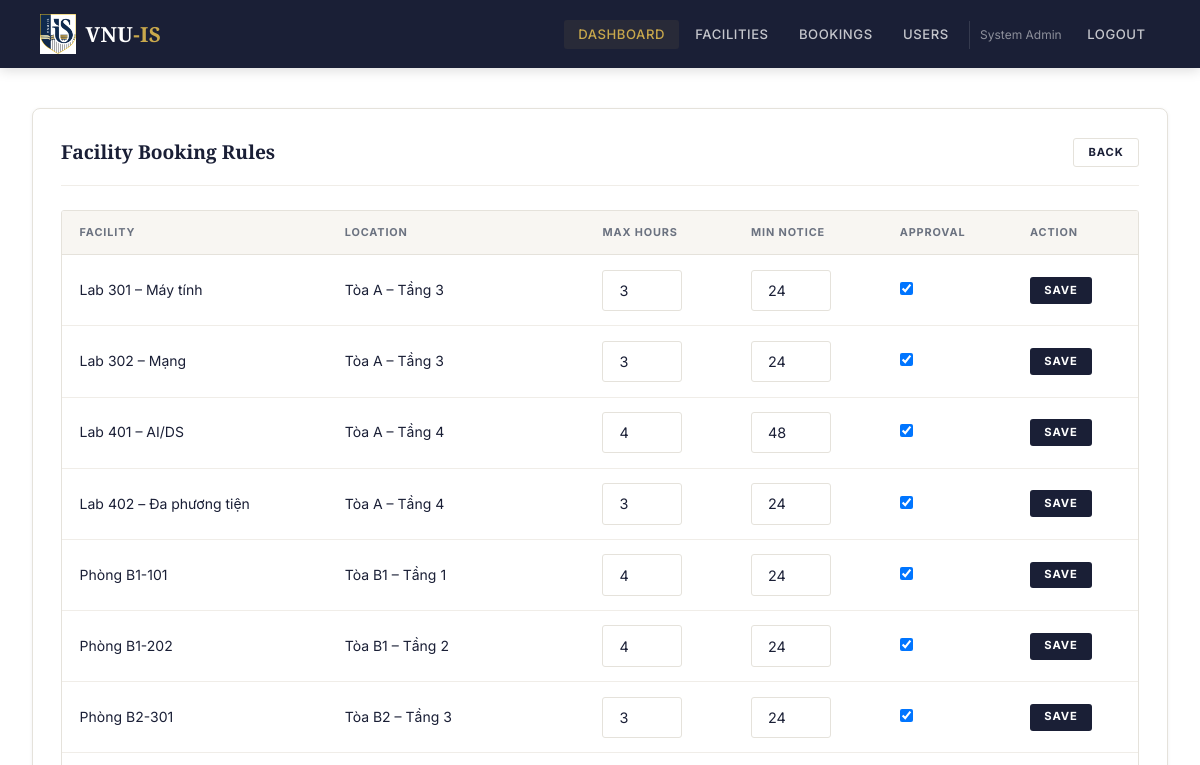
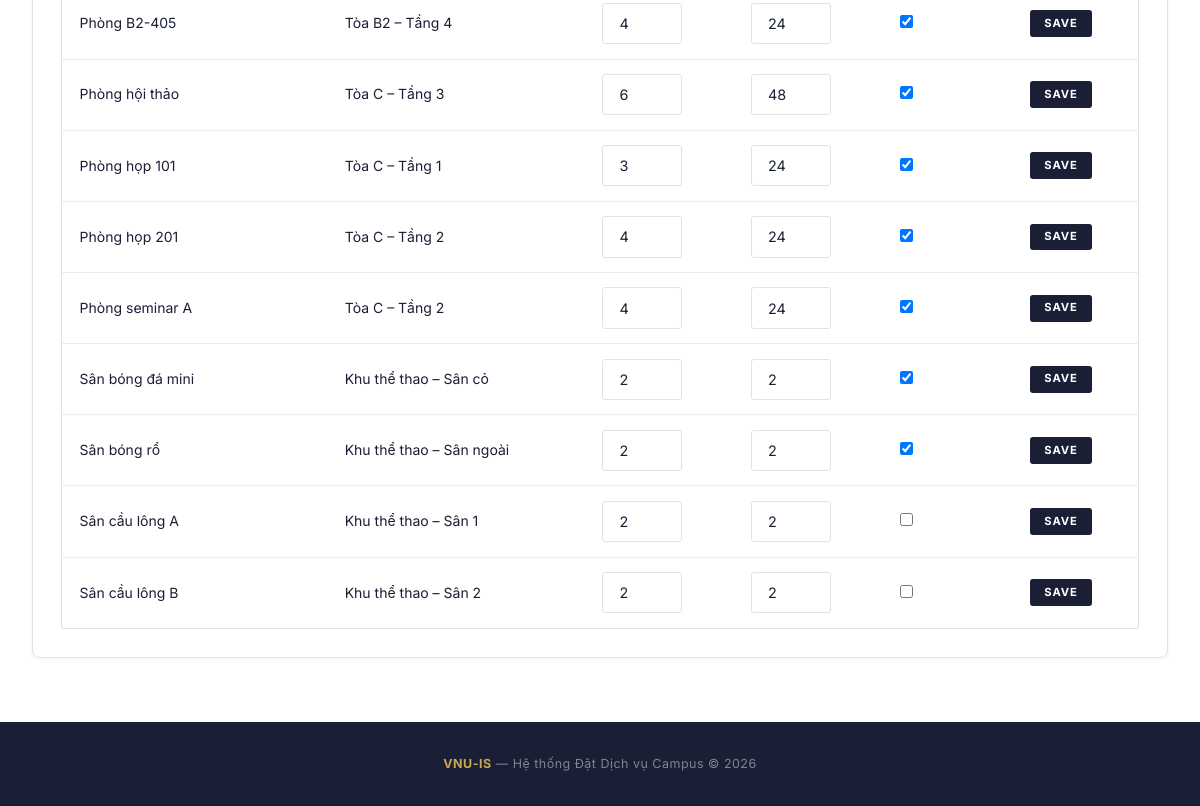
The app's page /admin/facility_rules.php (signed in), older data (2 pictures, top to bottom).
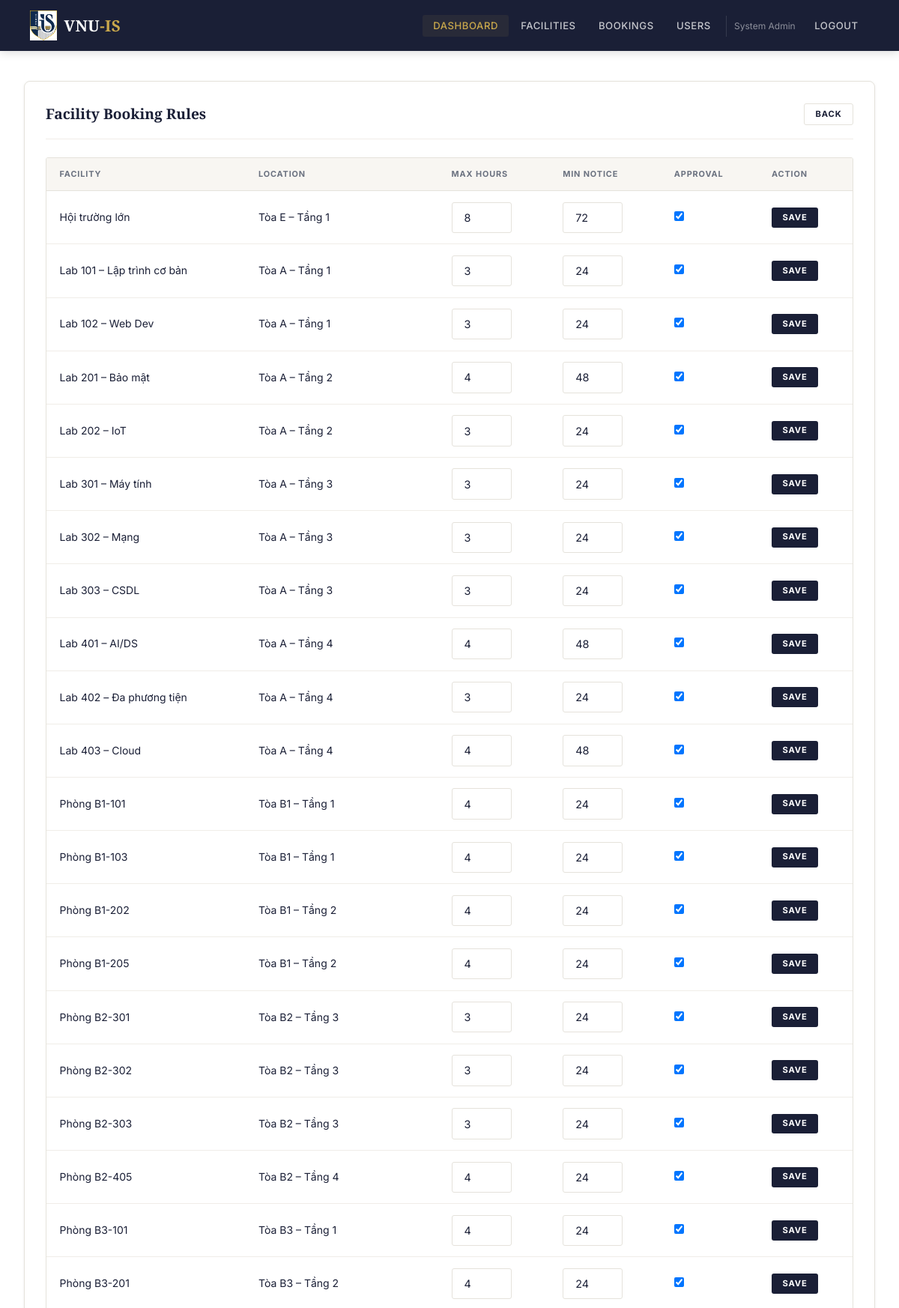
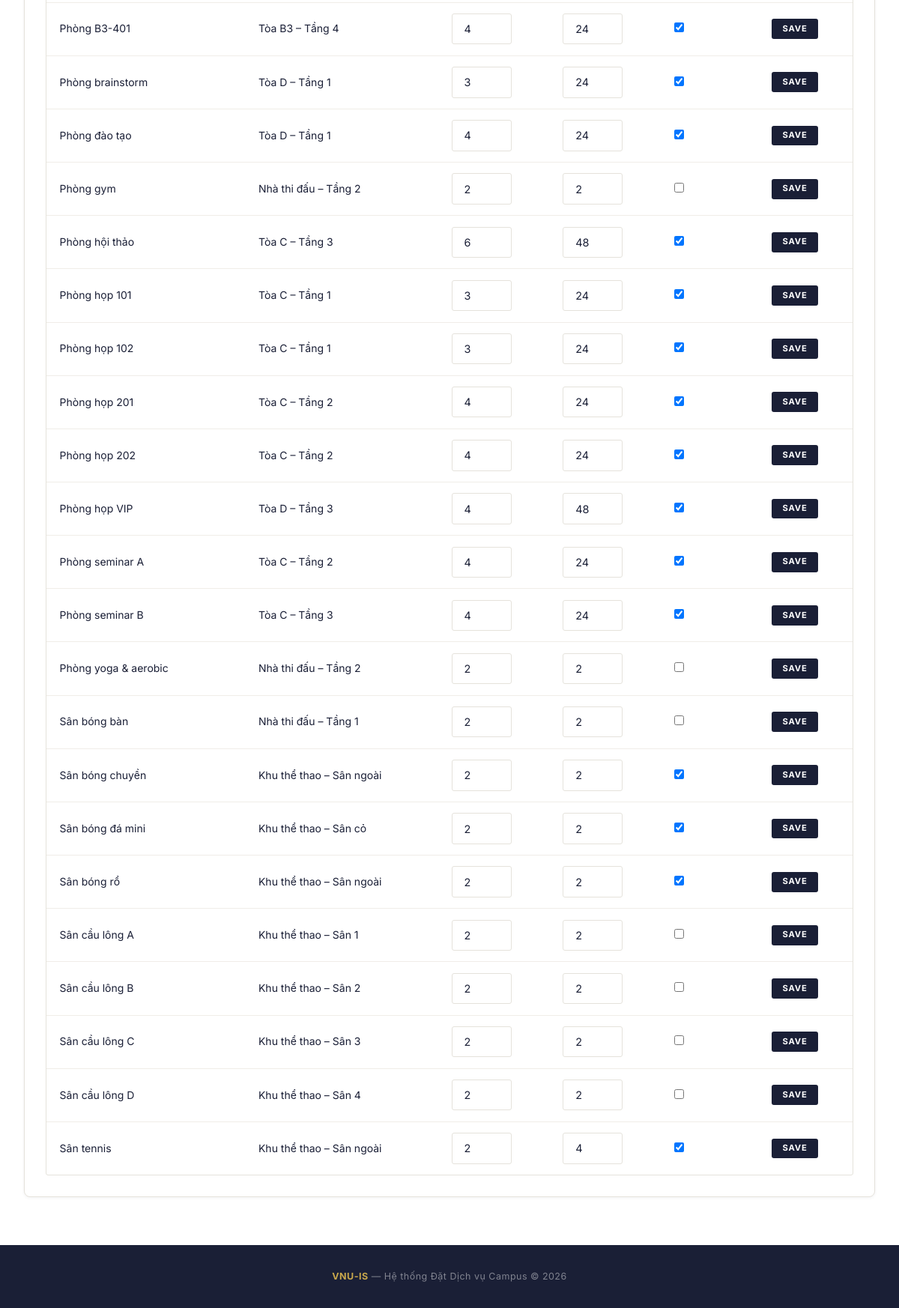
The same page, newer data (2 pictures, top to bottom).
### tables this page shows
CREATE TABLE facility_rules (
    rule_id INT AUTO_INCREMENT PRIMARY KEY,
    facility_id INT NOT NULL UNIQUE,
    max_booking_hours INT NOT NULL DEFAULT 3,
    min_notice_hours INT NOT NULL DEFAULT 24,
    requires_approval TINYINT(1) NOT NULL DEFAULT 1,
    FOREIGN KEY (facility_id) REFERENCES facilities(facility_id) ON DELETE CASCADE
);

CREATE TABLE facilities (
    facility_id INT AUTO_INCREMENT PRIMARY KEY,
    category_id INT NOT NULL,
    facility_name VARCHAR(150) NOT NULL,
    location VARCHAR(200) NOT NULL,
    capacity INT NOT NULL,
    open_time TIME NOT NULL,
    close_time TIME NOT NULL,
    facility_status ENUM('available', 'unavailable') NOT NULL DEFAULT 'available',
    description TEXT DEFAULT NULL,
    FOREIGN KEY (category_id) REFERENCES facility_categories(category_id),
    UNIQUE KEY unique_facility_location (facility_name, location)
);

### config/database.php (called while the page is built, shortened)
<?php
function getDB(): PDO
{
    static $pdo = null;
    if ($pdo === null) {
        $pdo = new PDO(
            'mysql:host=' . DB_HOST . ';dbname=' . DB_NAME . ';charset=utf8mb4',
            DB_USER,
            DB_PASS,
            [
                PDO::ATTR_ERRMODE => PDO::ERRMODE_EXCEPTION,
                PDO::ATTR_DEFAULT_FETCH_MODE => PDO::FETCH_ASSOC,
            ]
        );
    }
    return $pdo;
}

### backend/core/Database.php (called while the page is built, shortened)
<?php
class Database
{
    private static ?PDO $connection = null;
    public static function getConnection(): PDO
    {
        if (self::$connection === null) {
            self::$connection = getDB();
        }
        return self::$connection;
    }
}

### backend/services/FacilityService.php (called while the page is built, shortened)
<?php
class FacilityService
{
    private FacilityRuleModel $ruleModel;
    public function __construct()
    {
        $this->ruleModel = new FacilityRuleModel();
    }
    public function getAllRules(): array
    {
        return $this->ruleModel->findAllWithFacility();
    }
}

### backend/models/BaseModel.php (called while the page is built, shortened)
<?php
abstract class BaseModel
{
    public function __construct()
    {
        $this->db = Database::getConnection();
    }
}

### backend/models/FacilityRuleModel.php (called while the page is built, shortened)
<?php
class FacilityRuleModel extends BaseModel
{
    public function findAllWithFacility(): array
    {
        return $this->db->query("
            SELECT f.facility_id, f.facility_name, f.location,
                   fr.rule_id, fr.max_booking_hours, fr.min_notice_hours, fr.requires_approval
            FROM facilities f
            LEFT JOIN facility_rules fr ON f.facility_id = fr.facility_id
            ORDER BY f.facility_name
        ")->fetchAll();
    }
}

### backend/core/Helpers.php (called while the page is built, shortened)
<?php
function e(?string $value): string
{
    return htmlspecialchars($value ?? '', ENT_QUOTES, 'UTF-8');
}

### admin/facility_rules.php (the view, shortened to what this page needs)
<?php
$facilityService = new FacilityService();
$rules = $facilityService->getAllRules();
require_once __DIR__ . '/../includes/header.php';
?>
<div class="card">
    <div class="card-header">
        <h2>Facility Booking Rules</h2>
        <a href="/webfinal/admin/facilities.php" class="btn btn-secondary btn-sm">Back</a>
    </div>
    <div class="table-responsive">
        <table>
            <thead><tr><th>Facility</th><th>Location</th><th>Max Hours</th><th>Min Notice</th><th>Approval</th><th>Action</th></tr></thead>
            <tbody>
                <?php foreach ($rules as $r): ?>
                <tr>
                    <form method="POST">
                        <td><?= e($r['facility_name']) ?></td>
                        <td><?= e($r['location']) ?></td>
                        <td><input type="number" name="max_booking_hours" class="form-control" value="<?= e($r['max_booking_hours'] ?? 3) ?>" style="max-width:80px;"></td>
                        <td><input type="number" name="min_notice_hours" class="form-control" value="<?= e($r['min_notice_hours'] ?? 24) ?>" style="max-width:80px;"></td>
                        <td><input type="checkbox" name="requires_approval" value="1" <?= ($r['requires_approval'] ?? 1) ? 'checked' : '' ?>></td>
                        <td><button type="submit" class="btn btn-primary btn-sm">Save</button></td>
                    </form>
                </tr>
                <?php endforeach; ?>
            </tbody>
        </table>
    </div>
</div>
<?php require_once __DIR__ . '/../includes/footer.php'; ?>

Row changes from the older to the newer data that the page shows:
added facility_rules: facility.facility_name "Hội trường lớn", facility.location "Tòa E – Tầng 1", max_booking_hours "8", min_notice_hours "72", requires_approval "☑"
added facility_rules: facility.facility_name "Lab 101 – Lập trình cơ bản", facility.location "Tòa A – Tầng 1", max_booking_hours "3", min_notice_hours "24", requires_approval "☑"
added facility_rules: facility.facility_name "Lab 102 – Web Dev", facility.location "Tòa A – Tầng 1", max_booking_hours "3", min_notice_hours "24", requires_approval "☑"
added facility_rules: facility.facility_name "Lab 201 – Bảo mật", facility.location "Tòa A – Tầng 2", max_booking_hours "4", min_notice_hours "48", requires_approval "☑"
added facility_rules: facility.facility_name "Lab 202 – IoT", facility.location "Tòa A – Tầng 2", max_booking_hours "3", min_notice_hours "24", requires_approval "☑"
added facility_rules: facility.facility_name "Lab 303 – CSDL", facility.location "Tòa A – Tầng 3", max_booking_hours "3", min_notice_hours "24", requires_approval "☑"
added facility_rules: facility.facility_name "Lab 403 – Cloud", facility.location "Tòa A – Tầng 4", max_booking_hours "4", min_notice_hours "48", requires_approval "☑"
added facility_rules: facility.facility_name "Phòng B1-103", facility.location "Tòa B1 – Tầng 1", max_booking_hours "4", min_notice_hours "24", requires_approval "☑"
added facility_rules: facility.facility_name "Phòng B1-205", facility.location "Tòa B1 – Tầng 2", max_booking_hours "4", min_notice_hours "24", requires_approval "☑"
added facility_rules: facility.facility_name "Phòng B2-302", facility.location "Tòa B2 – Tầng 3", max_booking_hours "3", min_notice_hours "24", requires_approval "☑"
added facility_rules: facility.facility_name "Phòng B2-303", facility.location "Tòa B2 – Tầng 3", max_booking_hours "3", min_notice_hours "24", requires_approval "☑"
added facility_rules: facility.facility_name "Phòng B3-101", facility.location "Tòa B3 – Tầng 1", max_booking_hours "4", min_notice_hours "24", requires_approval "☑"
added facility_rules: facility.facility_name "Phòng B3-201", facility.location "Tòa B3 – Tầng 2", max_booking_hours "4", min_notice_hours "24", requires_approval "☑"
added facility_rules: facility.facility_name "Phòng B3-401", facility.location "Tòa B3 – Tầng 4", max_booking_hours "4", min_notice_hours "24", requires_approval "☑"
added facility_rules: facility.facility_name "Phòng brainstorm", facility.location "Tòa D – Tầng 1", max_booking_hours "3", min_notice_hours "24", requires_approval "☑"
added facility_rules: facility.facility_name "Phòng đào tạo", facility.location "Tòa D – Tầng 1", max_booking_hours "4", min_notice_hours "24", requires_approval "☑"
added facility_rules: facility.facility_name "Phòng gym", facility.location "Nhà thi đấu – Tầng 2", max_booking_hours "2", min_notice_hours "2"
added facility_rules: facility.facility_name "Phòng họp 102", facility.location "Tòa C – Tầng 1", max_booking_hours "3", min_notice_hours "24", requires_approval "☑"
added facility_rules: facility.facility_name "Phòng họp 202", facility.location "Tòa C – Tầng 2", max_booking_hours "4", min_notice_hours "24", requires_approval "☑"
added facility_rules: facility.facility_name "Phòng họp VIP", facility.location "Tòa D – Tầng 3", max_booking_hours "4", min_notice_hours "48", requires_approval "☑"
added facility_rules: facility.facility_name "Phòng seminar B", facility.location "Tòa C – Tầng 3", max_booking_hours "4", min_notice_hours "24", requires_approval "☑"
added facility_rules: facility.facility_name "Phòng yoga & aerobic", facility.location "Nhà thi đấu – Tầng 2", max_booking_hours "2", min_notice_hours "2"
added facility_rules: facility.facility_name "Sân bóng bàn", facility.location "Nhà thi đấu – Tầng 1", max_booking_hours "2", min_notice_hours "2"
added facility_rules: facility.facility_name "Sân bóng chuyền", facility.location "Khu thể thao – Sân ngoài", max_booking_hours "2", min_notice_hours "2", requires_approval "☑"
added facility_rules: facility.facility_name "Sân cầu lông C", facility.location "Khu thể thao – Sân 3", max_booking_hours "2", min_notice_hours "2"
added facility_rules: facility.facility_name "Sân cầu lông D", facility.location "Khu thể thao – Sân 4", max_booking_hours "2", min_notice_hours "2"
added facility_rules: facility.facility_name "Sân tennis", facility.location "Khu thể thao – Sân ngoài", max_booking_hours "2", min_notice_hours "4", requires_approval "☑"
